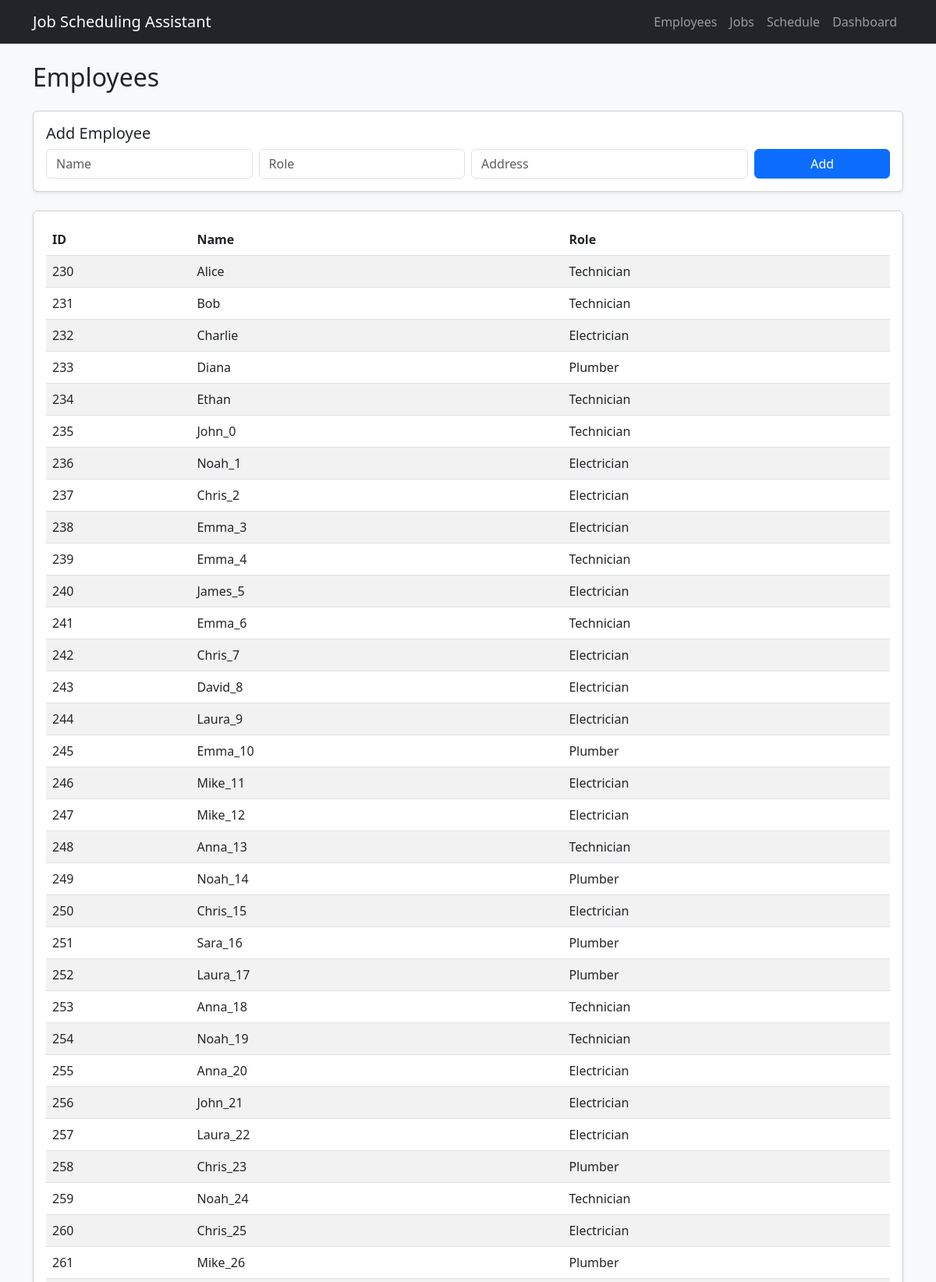
The page /employees (upper part) on the database its author committed.
### tables this page shows
CREATE TABLE Employee (
            id INTEGER PRIMARY KEY AUTOINCREMENT,
            name TEXT,
            role TEXT,
            latitude REAL,
            longitude REAL
        );

### app.py (the view)
@app.route("/employees")
def employees():
    db = DatabaseManager(get_db)
    employees = db.get_all_employees()
    print(employees)
    return render_template("employees.html", employees=employees)

### app.py (called while the page is built)
def get_db():
    conn = sqlite3.connect("scheduler.db")
    conn.execute("PRAGMA foreign_keys = ON")
    return conn

### project2.py (called while the page is built)
    def get_all_employees(self):
        conn = self.get_conn()
        cursor = conn.cursor()
        cursor.execute("SELECT * FROM Employee")
        rows = cursor.fetchall()
        conn.close()
        return [Employee(*row) for row in rows]

### templates/employees.html (shortened to what this page needs)
{% extends "base.html" %}
{% block content %}
<h2 class="mb-4">Employees</h2>
<div class="card shadow-sm p-3 mb-4">
    <h5>Add Employee</h5>
    <form action="/add_employee" method="POST" class="row g-2">
        <div class="col-md-3">
            <input class="form-control" name="name" placeholder="Name" required>
        </div>
        <div class="col-md-3">
            <input class="form-control" name="role" placeholder="Role" required>
        </div>
        <div class="col-md-4">
            <input class="form-control" name="address" placeholder="Address">
        </div>
        <div class="col-md-2">
            <button class="btn btn-primary w-100">Add</button>
        </div>
    </form>
</div>
<div class="card shadow-sm p-3">
    {% if employees %}
        <table class="table table-striped mb-0">
            <thead>
                <tr>
                    <th>ID</th>
                    <th>Name</th>
                    <th>Role</th>
                </tr>
            </thead>
            <tbody>
            {% for emp in employees %}
                <tr>
                    <td>{{ emp.id }}</td>
                    <td>{{ emp.name }}</td>
                    <td>{{ emp.role }}</td>
                </tr>
            {% endfor %}
            </tbody>
        </table>
    {% else %}
        <p class="text-muted mb-0">No employees found.</p>
    {% endif %}
</div>
{% endblock %}

### templates/base.html (shortened to what this page needs)
<!DOCTYPE html>
<html>
<head>
    <link href="https://cdn.jsdelivr.net/npm/bootstrap@5.3.0/dist/css/bootstrap.min.css" rel="stylesheet">
</head>
<body class="bg-light">
<nav class="navbar navbar-expand-lg navbar-dark bg-dark">
    <div class="container">
        <a class="navbar-brand" href="/">Job Scheduling Assistant</a>
        <div class="navbar-nav">
            <a class="nav-link" href="/employees">Employees</a>
            <a class="nav-link" href="/jobs">Jobs</a>
            <a class="nav-link" href="/schedule">Schedule</a>
            <a class="nav-link" href="/dashboard">Dashboard</a>
        </div>
    </div>
</nav>
<div class="container mt-4">
    {% block content %}{% endblock %}
</div>
</body>
</html>

### rows shown on the page
Employee: id "230", name "Alice", role "Technician"
Employee: id "231", name "Bob", role "Technician"
Employee: id "232", name "Charlie", role "Electrician"
Employee: id "233", name "Diana", role "Plumber"
Employee: id "234", name "Ethan", role "Technician"
Employee: id "235", name "John_0", role "Technician"
Employee: id "236", name "Noah_1", role "Electrician"
Employee: id "237", name "Chris_2", role "Electrician"
Employee: id "238", name "Emma_3", role "Electrician"
Employee: id "239", name "Emma_4", role "Technician"
Employee: id "240", name "James_5", role "Electrician"
Employee: id "241", name "Emma_6", role "Technician"
Employee: id "242", name "Chris_7", role "Electrician"
Employee: id "243", name "David_8", role "Electrician"
Employee: id "244", name "Laura_9", role "Electrician"
Employee: id "245", name "Emma_10", role "Plumber"
Employee: id "246", name "Mike_11", role "Electrician"
Employee: id "247", name "Mike_12", role "Electrician"
Employee: id "248", name "Anna_13", role "Technician"
Employee: id "249", name "Noah_14", role "Plumber"
Employee: id "250", name "Chris_15", role "Electrician"
Employee: id "251", name "Sara_16", role "Plumber"
Employee: id "252", name "Laura_17", role "Plumber"
Employee: id "253", name "Anna_18", role "Technician"
Employee: id "254", name "Noah_19", role "Technician"
Employee: id "255", name "Anna_20", role "Electrician"
Employee: id "256", name "John_21", role "Electrician"
Employee: id "257", name "Laura_22", role "Electrician"
Employee: id "258", name "Chris_23", role "Plumber"
Employee: id "259", name "Noah_24", role "Technician"
Employee: id "260", name "Chris_25", role "Electrician"
Employee: id "261", name "Mike_26", role "Plumber"
